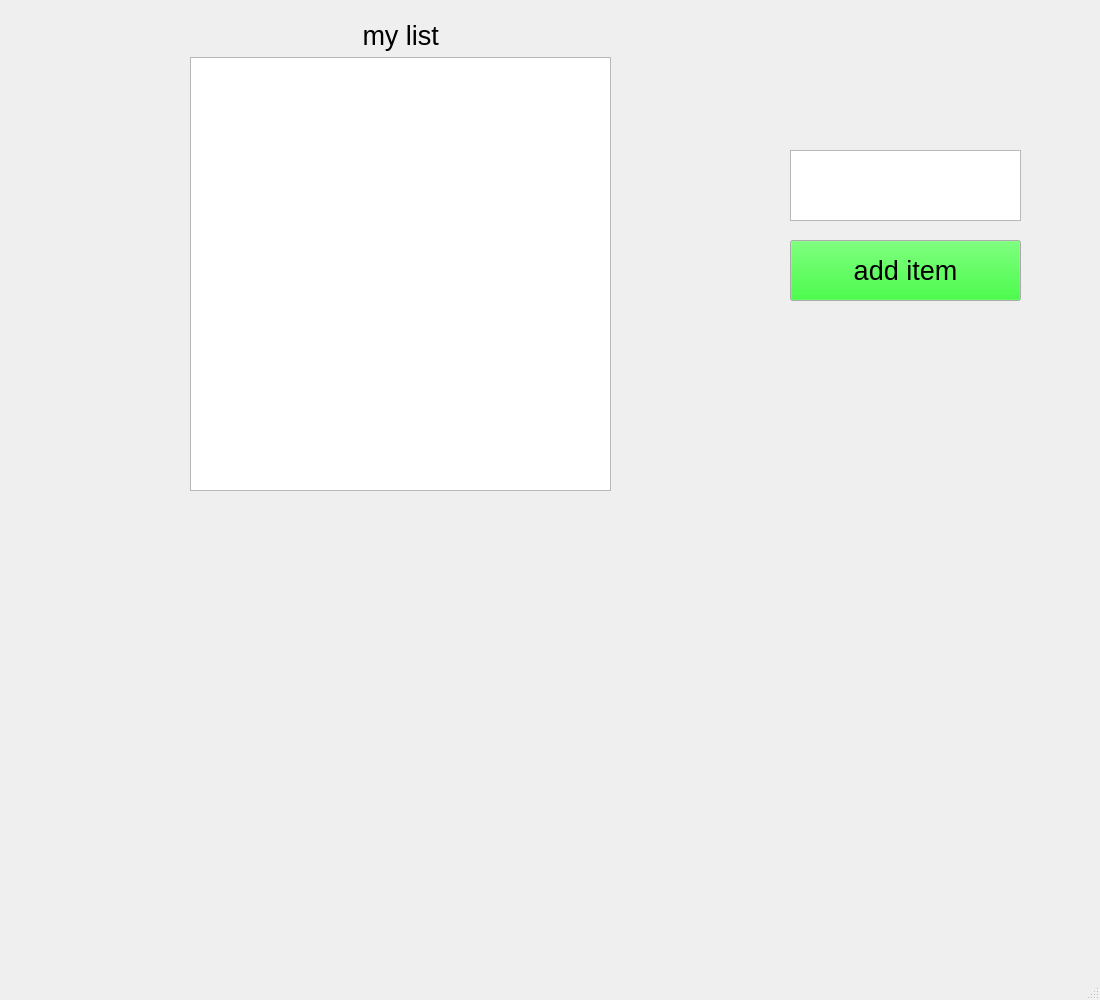
<?xml version="1.0" encoding="UTF-8"?>
<ui version="4.0">
 <class>ListToDo</class>
 <widget class="QMainWindow" name="ListToDo">
  <property name="geometry">
   <rect>
    <x>0</x>
    <y>0</y>
    <width>1100</width>
    <height>1000</height>
   </rect>
  </property>
  <property name="palette">
   <palette>
    <active>
     <colorrole role="Button">
      <brush brushstyle="SolidPattern">
       <color alpha="255">
        <red>0</red>
        <green>255</green>
        <blue>0</blue>
       </color>
      </brush>
     </colorrole>
    </active>
    <inactive>
     <colorrole role="Button">
      <brush brushstyle="SolidPattern">
       <color alpha="255">
        <red>0</red>
        <green>255</green>
        <blue>0</blue>
       </color>
      </brush>
     </colorrole>
    </inactive>
    <disabled>
     <colorrole role="Button">
      <brush brushstyle="SolidPattern">
       <color alpha="255">
        <red>0</red>
        <green>255</green>
        <blue>0</blue>
       </color>
      </brush>
     </colorrole>
    </disabled>
   </palette>
  </property>
  <property name="font">
   <font>
    <italic>false</italic>
    <strikeout>false</strikeout>
    <kerning>false</kerning>
    <fontweight>DemiBold</fontweight>
   </font>
  </property>
  <property name="windowTitle">
   <string>MainWindow</string>
  </property>
  <property name="autoFillBackground">
   <bool>false</bool>
  </property>
  <widget class="QWidget" name="centralwidget">
   <widget class="QPushButton" name="addItemButton">
    <property name="geometry">
     <rect>
      <x>790</x>
      <y>240</y>
      <width>231</width>
      <height>61</height>
     </rect>
    </property>
    <property name="font">
     <font>
      <pointsize>20</pointsize>
      <italic>false</italic>
      <strikeout>false</strikeout>
      <kerning>false</kerning>
      <fontweight>DemiBold</fontweight>
     </font>
    </property>
    <property name="text">
     <string>add item</string>
    </property>
   </widget>
   <widget class="QTextEdit" name="textEdit">
    <property name="geometry">
     <rect>
      <x>790</x>
      <y>150</y>
      <width>231</width>
      <height>71</height>
     </rect>
    </property>
   </widget>
   <widget class="QWidget" name="verticalLayoutWidget">
    <property name="geometry">
     <rect>
      <x>190</x>
      <y>20</y>
      <width>421</width>
      <height>471</height>
     </rect>
    </property>
    <layout class="QVBoxLayout" name="verticalLayout">
     <item>
      <widget class="QLabel" name="label">
       <property name="font">
        <font>
         <pointsize>20</pointsize>
         <italic>false</italic>
         <strikeout>false</strikeout>
         <kerning>false</kerning>
         <fontweight>DemiBold</fontweight>
        </font>
       </property>
       <property name="text">
        <string>                       my list</string>
       </property>
      </widget>
     </item>
     <item>
      <widget class="QListWidget" name="listWidget"/>
     </item>
    </layout>
   </widget>
  </widget>
  <widget class="QMenuBar" name="menubar">
   <property name="geometry">
    <rect>
     <x>0</x>
     <y>0</y>
     <width>1100</width>
     <height>28</height>
    </rect>
   </property>
  </widget>
  <widget class="QStatusBar" name="statusbar"/>
 </widget>
 <resources/>
 <connections/>
</ui>
